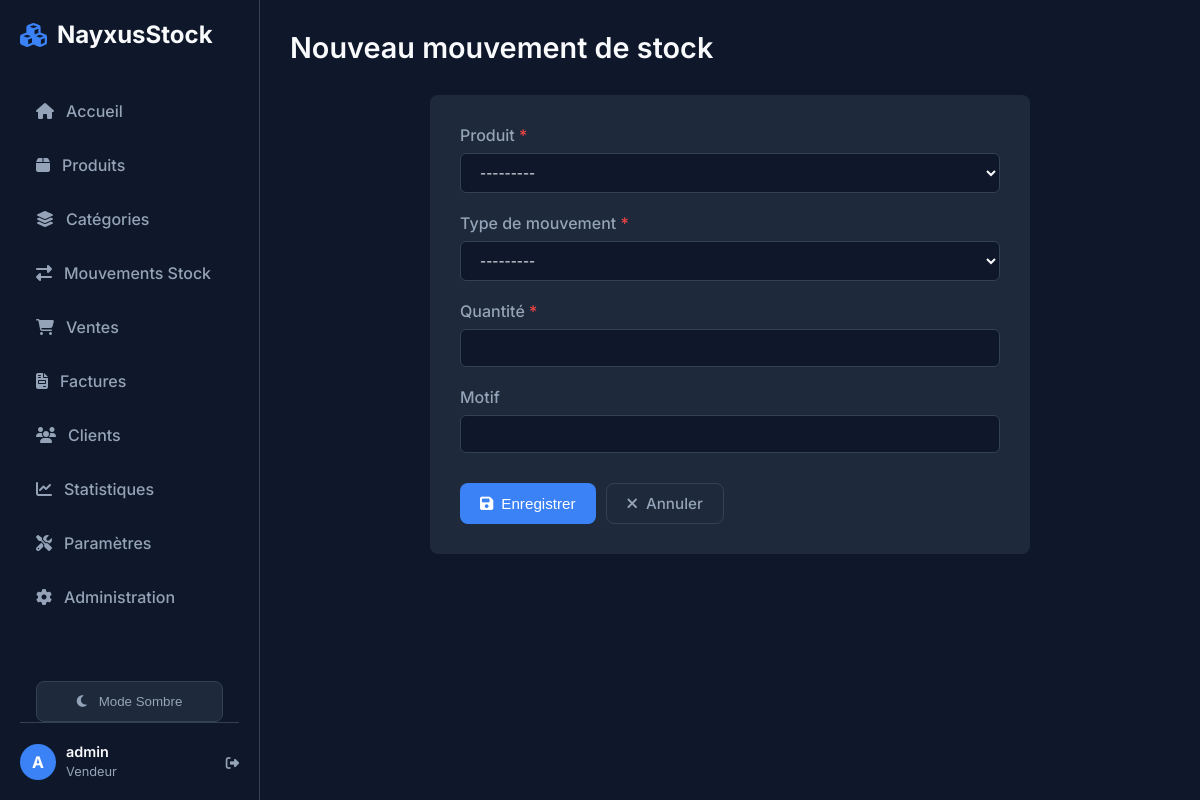
The app's page /inventory/mouvements/add/ (signed in) with its own data.
### core/models.py (models this page shows, shortened)
class StoreSettings(models.Model):
    name = models.CharField(max_length=100, default="NayxusStock", verbose_name="Nom du magasin")
    address = models.TextField(blank=True, null=True, verbose_name="Adresse")
    phone = models.CharField(max_length=50, blank=True, null=True, verbose_name="Téléphone")
    email = models.EmailField(blank=True, null=True, verbose_name="Email")
    logo = models.ImageField(upload_to='logo/', blank=True, null=True, verbose_name="Logo")
    class Meta:
        verbose_name = "Paramètres du magasin"
        verbose_name_plural = "Paramètres du magasin"
    @classmethod
    def get_settings(cls):
        obj, created = cls.objects.get_or_create(id=1)
        return obj

### users/models.py (models this page shows, shortened)
class User(AbstractUser):
    class Role(models.TextChoices):
        ADMIN = "ADMIN", "Administrateur"
        SELLER = "SELLER", "Vendeur"
    role = models.CharField(max_length=50, choices=Role.choices, default=Role.SELLER)
    phone = models.CharField(max_length=20, blank=True, null=True)

### inventory/views.py (the view, shortened to what this page needs)
# urls.py: path('mouvements/add/', StockMovementCreateView.as_view(), name='stock_movement_add'),
class StockMovementCreateView(LoginRequiredMixin, CreateView):
    model = StockMovement
    fields = ['product', 'movement_type', 'quantity', 'reason']
    template_name = 'inventory/stock_movement_form.html'
    success_url = reverse_lazy('stock_movement_list')
    def get_context_data(self, **kwargs):
        context = super().get_context_data(**kwargs)
        context['title'] = 'Nouveau mouvement de stock'
        return context

### core/context_processors.py (called while the page is built)
def store_info(request):
    return {
        'store': StoreSettings.get_settings()
    }

def stock_alerts(request):
    count = Product.objects.filter(quantity__lte=F('alert_threshold')).count()
    return {
        'low_stock_alert_count': count
    }

### inventory/models.py (called while the page is built)
    def __str__(self):
        return self.name

### inventory/templates/inventory/stock_movement_form.html (shortened to what this page needs)
{% extends 'core/base.html' %}
{% block content %}
<div class="page-header">
    <div class="header-title">
        <h1 class="page-title">{{ title }}</h1>
    </div>
</div>
<div
    style="background-color: var(--bg-secondary); padding: 30px; border-radius: 8px; max-width: 600px; margin: 0 auto;">
    <form method="post">
        {% for field in form %}
        <div style="margin-bottom: 20px;">
            <label for="{{ field.id_for_label }}"
                style="display: block; margin-bottom: 8px; color: var(--text-secondary); font-weight: 500;">
                {{ field.label }}
                {% if field.field.required %}<span style="color: #ef4444;">*</span>{% endif %}
            </label>
            <div class="input-wrapper">
                {{ field }}
            </div>
        </div>
        {% endfor %}
        <div style="margin-top: 30px; display: flex; gap: 10px;">
            <button type="submit" class="btn btn-primary">
                <i class="fas fa-save"></i> Enregistrer
            </button>
            <a href="{% url 'stock_movement_list' %}" class="btn btn-outline">
                <i class="fas fa-times"></i> Annuler
            </a>
        </div>
    </form>
</div>
{% endblock %}

### core/templates/core/base.html (shortened to what this page needs)
{% load static %}
<!DOCTYPE html>
<html lang="fr">
<head>
    <link rel="stylesheet" href="https://cdnjs.cloudflare.com/ajax/libs/font-awesome/6.4.0/css/all.min.css">
    <link rel="stylesheet" href="{% static 'css/style.css' %}?v=1.1">
</head>
<body>
    <aside class="sidebar">
        <div class="brand">
            <i class="fas fa-cubes"></i>
            <span>{{ store.name }}</span>
        </div>
        <ul class="nav-links" style="overflow-y: auto; flex: 1; margin-right: -10px; padding-right: 10px;">
            <li class="nav-item">
                <a href="{% url 'dashboard' %}"
                    class="nav-link {% if request.resolver_match.url_name == 'dashboard' %}active{% endif %}">
                    <i class="fas fa-home"></i>
                    <span>Accueil</span>
                </a>
            </li>
            <li class="nav-item">
                <a href="{% url 'product_list' %}"
                    class="nav-link {% if request.resolver_match.url_name == 'product_list' %}active{% endif %}">
                    <i class="fas fa-box" {% if low_stock_alert_count > 0 %}style="color: #ef4444;"{% endif %}></i>
                    <span>Produits</span>
                </a>
            </li>
            <li class="nav-item">
                <a href="{% url 'category_list' %}"
                    class="nav-link {% if request.resolver_match.url_name == 'category_list' %}active{% endif %}">
                    <i class="fas fa-layer-group"></i>
                    <span>Catégories</span>
                </a>
            </li>
            <li class="nav-item">
                <a href="{% url 'stock_movement_list' %}"
                    class="nav-link {% if request.resolver_match.url_name == 'stock_movement_list' %}active{% endif %}">
                    <i class="fas fa-exchange-alt"></i>
                    <span>Mouvements Stock</span>
                </a>
            </li>
            <li class="nav-item">
                <a href="{% url 'sales_list' %}"
                    class="nav-link {% if request.resolver_match.url_name == 'sales_list' %}active{% endif %}">
                    <i class="fas fa-shopping-cart"></i>
                    <span>Ventes</span>
                </a>
            </li>
            <li class="nav-item">
                <a href="{% url 'invoice_list' %}"
                    class="nav-link {% if request.resolver_match.url_name == 'invoice_list' %}active{% endif %}">
                    <i class="fas fa-file-invoice"></i>
                    <span>Factures</span>
                </a>
            </li>
            <li class="nav-item">
                <a href="{% url 'customer_list' %}"
                    class="nav-link {% if request.resolver_match.url_name == 'customer_list' %}active{% endif %}">
                    <i class="fas fa-users"></i>
                    <span>Clients</span>
                </a>
            </li>
            <li class="nav-item">
                <a href="{% url 'statistics' %}"
                    class="nav-link {% if request.resolver_match.url_name == 'statistics' %}active{% endif %}">
                    <i class="fas fa-chart-line"></i>
                    <span>Statistiques</span>
                </a>
            </li>
            {% if user.is_staff or user.is_superuser %}
            <li class="nav-item">
                <a href="{% url 'store_settings' %}"
                    class="nav-link {% if request.resolver_match.url_name == 'store_settings' %}active{% endif %}">
                    <i class="fas fa-tools"></i>
                    <span>Paramètres</span>
                </a>
            </li>
            <li class="nav-item">
                <a href="{% url 'admin:index' %}" class="nav-link">
                    <i class="fas fa-cog"></i>
                    <span>Administration</span>
                </a>
            </li>
            {% endif %}
        </ul>
        <div style="margin-top: 20px; padding: 0 16px;">
            <button id="theme-toggle" class="nav-link" style="width: 100%; border: 1px solid var(--border-color); background: var(--bg-secondary); cursor: pointer; justify-content: center;">
                <i class="fas fa-moon" id="theme-icon"></i>
                <span id="theme-text">Mode Sombre</span>
            </button>
        </div>
        <div class="user-profile">
            <div class="avatar">{{ user.username|make_list|first|upper }}</div>
            <div class="user-info-text">
                <span class="user-name">{{ user.username }}</span>
                <span class="user-role">{{ user.get_role_display|default:"User" }}</span>
            </div>
            <form action="{% url 'logout' %}" method="post" style="display:inline;">
                <button type="submit"
                    style="background:none; border:none; color: var(--text-secondary); cursor: pointer; padding: 0;"><i
                        class="fas fa-sign-out-alt"></i></button>
            </form>
        </div>
    </aside>
    <main class="main-content">
        {% block content %}
        {% endblock %}
    </main>
</body>
</html>

### static/css/style.css (style rules this page uses)
:root { --bg-primary: #0f172a; --bg-secondary: #1e293b; --bg-sidebar: #0f172a; --accent: #3b82f6; --accent-hover: #2563eb; --text-primary: #f8fafc; --text-secondary: #94a3b8; --border-color: #334155; --success: #10b981; --danger: #ef4444; --warning: #f59e0b; --table-header-bg: transparent; --table-row-bg: #1e293b; --font-family: 'Inter', sans-serif; --shadow: 0 4px 12px rgba(0, 0, 0, 0.3); --transition: background-color 0.3s ease, color 0.3s ease, border-color 0.3s ease, transform 0.3s ease; }
body { transition: background-color var(--transition), color var(--transition); }
.sidebar, .main-content, .nav-link, .stat-card, .table-container, tr.data-row td, .btn, .search-bar { transition: var(--transition); }
* { box-sizing: border-box; margin: 0; padding: 0; }
body { background-color: var(--bg-primary); color: var(--text-primary); font-family: var(--font-family); display: flex; min-height: 100vh; }
.sidebar { width: 260px; background-color: var(--bg-sidebar); padding: 20px; display: flex; flex-direction: column; border-right: 1px solid var(--border-color); position: fixed; height: 100vh; left: 0; top: 0; z-index: 100; }
.brand { font-size: 1.5rem; font-weight: bold; color: var(--text-primary); margin-bottom: 40px; display: flex; align-items: center; gap: 10px; }
.brand i { color: var(--accent); }
.nav-links { list-style: none; flex: 1; overflow-y: auto; overflow-x: hidden; padding-right: 5px; }
.nav-item { margin-bottom: 10px; }
.nav-link { display: flex; align-items: center; gap: 12px; padding: 12px 16px; color: var(--text-secondary); text-decoration: none; border-radius: 8px; transition: all 0.2s; font-weight: 500; }
.main-content { margin-left: 260px; flex: 1; padding: 30px; background-color: var(--bg-primary); width: calc(100% - 260px); }
.page-header { display: flex; justify-content: space-between; align-items: center; margin-bottom: 30px; }
.page-title { font-size: 1.8rem; font-weight: 600; }
.btn { padding: 10px 20px; border-radius: 8px; border: none; font-weight: 500; cursor: pointer; text-decoration: none; transition: background 0.2s; display: inline-flex; align-items: center; gap: 8px; font-size: 0.95rem; }
.btn-primary { background-color: var(--accent); color: white; }
.btn-outline { background-color: transparent; border: 1px solid var(--border-color); color: var(--text-secondary); }
.user-profile { margin-top: auto; padding-top: 20px; border-top: 1px solid var(--border-color); display: flex; align-items: center; gap: 10px; }
.avatar { width: 36px; height: 36px; border-radius: 50%; background-color: var(--accent); display: flex; justify-content: center; align-items: center; font-weight: bold; color: white; }
.user-info-text { flex: 1; }
.user-name { font-size: 0.9rem; font-weight: 600; display: block; }
.user-role { font-size: 0.8rem; color: var(--text-secondary); }
.btn { transition: all 0.3s ease; position: relative; overflow: hidden; }
.btn::before { content: ''; position: absolute; top: 50%; left: 50%; width: 0; height: 0; border-radius: 50%; background: rgba(255, 255, 255, 0.1); transform: translate(-50%, -50%); transition: width 0.6s, height 0.6s; }
.nav-link { position: relative; }
.nav-link::after { content: ''; position: absolute; left: 0; top: 50%; transform: translateY(-50%); width: 3px; height: 0; background: var(--accent); border-radius: 0 3px 3px 0; transition: height 0.3s ease; }

### inventory/templates/inventory/stock_movement_form.html (style rules this page uses)
input[type="text"], input[type="number"], textarea, select { width: 100%; padding: 10px 15px; background-color: var(--bg-primary); border: 1px solid var(--border-color); border-radius: 6px; color: var(--text-primary); font-family: inherit; }

### records on screen
StoreSettings: name "NayxusStock"
User: username|make_list "A", username "admin", role "Vendeur"

### other values on screen
{{ title }} "Nouveau mouvement de stock"
{{ field.label }} "Produit" "Type de mouvement" "Quantité" "Motif"
